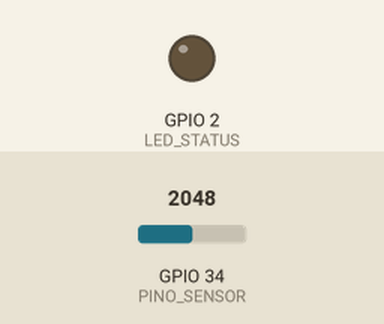
Simulated run of this sketch. Board: ESP32. On the bench: output pins drawn as LEDs (lit = HIGH). Dashed ring = blinking. The inputs (shaded band) are chosen by the test bench; at power-on: GPIO 34 (PINO_SENSOR) = 2048 (analog values on the 0–4095 scale). WiFi joins after 1.5 s; servers stay silent unless stated; uploads are accepted with an empty reply; what the sketch prints to the serial monitor is not drawn.

Above: at 2.8 s.
At 4.0 s:
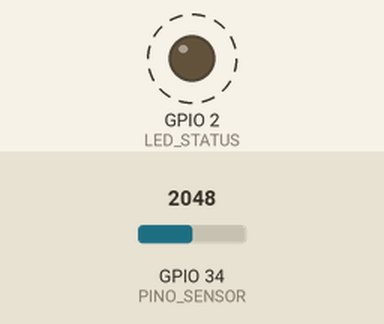
Timing chart, 0 to 5.2 s (numbered marks = the images above):
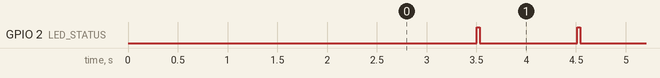

The sketch:

umidade_wifi.ino
```cpp
/*
  ============================================================
  Umidade do solo -> WiFi -> dashboard
  ============================================================
  Hardware:
    Sensor VCC  -> 3V3       (se usar o modulo em 5 V, use divisor no AOUT)
    Sensor GND  -> GND
    Sensor AOUT -> GPIO 34

  O ESP32 le o ADC e manda a leitura bruta para o servidor,
  que converte em % e decide se precisa molhar.

  Antes de gravar, edite o secrets.h:
    redes WiFi, SERVIDOR_URL e DISPOSITIVO
    Para sensor privado associado a um vaso, defina DEVICE_KEY e use
    /api/device/readings. Sem DEVICE_KEY, usa a demonstracao publica/API_KEY.

  Placa na Arduino IDE: "ESP32 Dev Module"
  ============================================================
*/

#include <WiFi.h>
#include <HTTPClient.h>
#include <WiFiClientSecure.h>
#include "secrets.h"

const int PINO_SENSOR = 34;   // ADC1 - funciona junto com o WiFi
const int LED_STATUS = 2;     // LED azul da placa (GPIO 2)

const unsigned long INTERVALO_ENVIO = 1000;     // 1 leitura por segundo (tempo quase real)
const unsigned long INTERVALO_RECONEXAO = 15000;

unsigned long ultimoEnvio = 0;

// ------------------------------------------------------------
// Leitura estavel: 31 amostras, descarta as 5 maiores e as 5 menores
// e faz a media das 21 do meio (corta picos e reduz ruido)
// ------------------------------------------------------------
int lerAdcEstavel(uint8_t amostras = 31) {
  int valores[31];
  if (amostras > 31) amostras = 31;
  if (amostras < 11) amostras = 11;

  for (uint8_t i = 0; i < amostras; i++) {
    valores[i] = analogRead(PINO_SENSOR);
    delay(3);
  }

  // ordenacao por insercao (lista pequena)
  for (uint8_t i = 1; i < amostras; i++) {
    int atual = valores[i];
    int j = i - 1;
    while (j >= 0 && valores[j] > atual) {
      valores[j + 1] = valores[j];
      j--;
    }
    valores[j + 1] = atual;
  }

  uint8_t corte = amostras / 6;  // 5 de 31
  long soma = 0;
  uint8_t n = 0;
  for (uint8_t i = corte; i < amostras - corte; i++) {
    soma += valores[i];
    n++;
  }

  return (int)(soma / n);
}

// ------------------------------------------------------------
void piscar(int vezes, int pausaMs = 120) {
  for (int i = 0; i < vezes; i++) {
    digitalWrite(LED_STATUS, HIGH);
    delay(pausaMs);
    digitalWrite(LED_STATUS, LOW);
    delay(pausaMs);
  }
}

// ------------------------------------------------------------
bool conectarWifi(unsigned long timeoutPorRede = 15000) {
  if (WiFi.status() == WL_CONNECTED) return true;

  WiFi.mode(WIFI_STA);

  for (uint8_t i = 0; i < TOTAL_REDES_WIFI; i++) {
    Serial.printf("Tentando \"%s\" ", REDES_WIFI[i].ssid);
    WiFi.begin(REDES_WIFI[i].ssid, REDES_WIFI[i].senha);

    unsigned long inicio = millis();
    while (WiFi.status() != WL_CONNECTED && millis() - inicio < timeoutPorRede) {
      delay(500);
      Serial.print(".");
    }
    Serial.println();

    if (WiFi.status() == WL_CONNECTED) {
      Serial.print("WiFi OK - IP: ");
      Serial.println(WiFi.localIP());
      return true;
    }

    Serial.println("  nao achou/nao conectou");
    WiFi.disconnect(true, false);
    delay(300);
  }

  Serial.println("Nenhuma rede conhecida disponivel. Tento de novo em instantes.");
  return false;
}

// ------------------------------------------------------------
// Conexao HTTP/TLS persistente: evita handshake a cada leitura.
HTTPClient http;
WiFiClient clienteSimples;
WiFiClientSecure clienteSeguro;
bool httpPronto = false;

bool iniciarHttp() {
  if (httpPronto) return true;

  http.setConnectTimeout(2500);
  http.setTimeout(2500);
  http.setReuse(true);

  bool iniciou;
  String url = SERVIDOR_URL;
  if (url.startsWith("https://")) {
    clienteSeguro.setInsecure();  // sem validar certificado (simples e suficiente aqui)
    iniciou = http.begin(clienteSeguro, url);
  } else {
    iniciou = http.begin(clienteSimples, url);
  }

  if (!iniciou) {
    Serial.println("Nao consegui iniciar a conexao HTTP.");
    return false;
  }

  http.addHeader("Content-Type", "application/json");
#ifdef DEVICE_KEY
  http.addHeader("x-device-key", DEVICE_KEY);
#else
  http.addHeader("x-api-key", API_KEY);
#endif

  httpPronto = true;
  return true;
}

bool enviarLeitura(int adc) {
  if (WiFi.status() != WL_CONNECTED) {
    Serial.println("Sem WiFi, leitura nao enviada.");
    httpPronto = false;
    return false;
  }

  if (!iniciarHttp()) return false;

  String corpo = "{\"adc\":" + String(adc) +
                 ",\"device\":\"" + String(DISPOSITIVO) + "\"" +
                 ",\"rssi\":" + String(WiFi.RSSI()) + "}";

  int codigo = http.POST(corpo);

  if (codigo > 0) {
    Serial.printf("POST %d | resposta: %s\n", codigo, http.getString().c_str());
  } else {
    Serial.printf("Falha no POST: %s\n", http.errorToString(codigo).c_str());
    http.end();
    httpPronto = false;
  }

  return codigo == 200;
}

// ------------------------------------------------------------
void setup() {
  Serial.begin(115200);
  delay(400);

  pinMode(LED_STATUS, OUTPUT);
  digitalWrite(LED_STATUS, LOW);

  analogReadResolution(12);                        // 0..4095
  analogSetPinAttenuation(PINO_SENSOR, ADC_11db);  // le ate ~3,3 V

  Serial.println();
  Serial.println("=== Monitor de umidade do solo ===");
  Serial.printf("Servidor: %s\n", SERVIDOR_URL);

  conectarWifi();
  enviarLeitura(lerAdcEstavel());
  ultimoEnvio = millis();
}

// ------------------------------------------------------------
void loop() {
  if (WiFi.status() != WL_CONNECTED) {
    if (millis() - ultimoEnvio >= INTERVALO_RECONEXAO) {
      ultimoEnvio = millis();
      conectarWifi();
    }
    delay(200);
    return;
  }

  if (millis() - ultimoEnvio >= INTERVALO_ENVIO) {
    ultimoEnvio = millis();

    int adc = lerAdcEstavel();
    Serial.printf("ADC: %d\n", adc);

    bool ok = enviarLeitura(adc);
    // Sucesso: um piscar curto. Falha: tres piscares para diagnostico.
    piscar(ok ? 1 : 3, ok ? 30 : 60);
  }

  delay(50);
}
```

secrets.example.h
```cpp
#pragma once

// Copie este arquivo para secrets.h e preencha os valores.
// O secrets.h nao deve ir para o GitHub (.gitignore).
//
// O ESP32 tenta as redes na ordem da lista. Use apenas redes 2,4 GHz
// (nomes terminados em "_5G" nao funcionam no ESP32).

struct RedeWiFi {
  const char* ssid;
  const char* senha;
};

static const RedeWiFi REDES_WIFI[] = {
  { "rede de casa",  "senha de casa"  },
  { "rede do curso", "senha do curso" },
};

static const uint8_t TOTAL_REDES_WIFI = sizeof(REDES_WIFI) / sizeof(REDES_WIFI[0]);

#define SERVIDOR_URL "http://192.168.0.10:3000/api/readings"
#define API_KEY "troque-esta-chave"
#define DISPOSITIVO "PlantSpace"

// Para associar o ESP32 a um vaso privado, descomente e use a chave gerada
// na tela PlantSpace > Meus vasos > Associar sensor. O endpoint deve ser:
// https://umidade-esp32.onrender.com/api/device/readings
// #define DEVICE_KEY "cole-a-chave-do-dispositivo-aqui"
```

Measured:
- by itself, GPIO 2 (LED_STATUS): alternates HIGH for 0.03 s and LOW for 0.98 s
